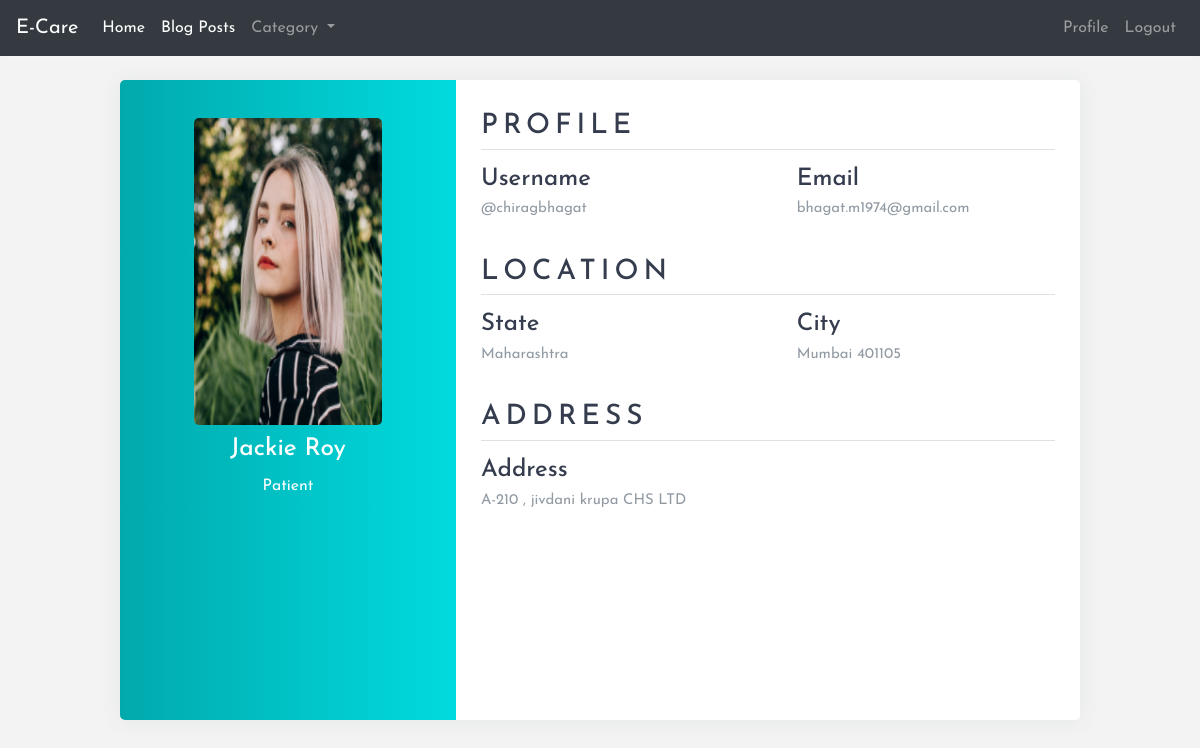
Screenshot of /profile/1 (signed in) with the database file from the repository.
### app/models.py (models this page shows, shortened)
class Patient(models.Model):
    image = models.ImageField(upload_to=filepath, null=True , blank=True)
    username = models.CharField(max_length=50)
    first_name = models.CharField(max_length=50)
    last_name = models.CharField(max_length=50)
    email = models.EmailField()
    DorP = models.CharField(max_length=2, default='1')
    line1 = models.TextField(max_length=500)
    state = models.CharField(max_length=500)
    city = models.CharField(max_length=500)
    pincode = models.PositiveBigIntegerField()
    password = models.CharField(max_length=500)
    cpassword = models.CharField(max_length=500)

### app/middlewares/auth.py (the view)
    def middleware(request ,*callback_args, **callback_kwargs):
        print("middleware",request.session.get('patient'))
        if not request.session.get('patient'):
            messages.error(request, 'Please login first')
            return redirect('loginPatient')
        response = get_response(request,*callback_args, **callback_kwargs)
        return response

### app/views.py (called while the page is built)
@auth_middleware
def profile(request,id):
    person = Patient.objects.filter(id=id).first()
    doctors = Patient.objects.filter(DorP='2')
    print(len(doctors)-3)
    ran = random.randint(0, len(doctors))
    return render(request, 'profile.html', {'ran':ran, 'doctors':doctors , 'person':person })

### app/templates/profile.html (shortened to what this page needs)
{% extends 'base.html' %}
{% load static %}
{% block cst %}
<link rel="stylesheet" href="{% static 'css/styles.css' %}">
{% endblock cst %}
{% block content %}
<div class="wrapper">
  <div class="left">
    <img src="{{ person.image.url }}" alt="user" width="100">
    <h4 style="font-size:153%;">{{person.first_name}} {{person.last_name}}</h4>
    <p>{% if person.DorP == '1' %} Patient {% else %} Doctor {% endif %}</p>
  </div>
  <div class="right">
    <div class="info">
      <h3>Profile</h3>
      <div class="info_data">
        <div class="data">
          <h4>Username</h4>
          <p>@{{person.username}}</p>
        </div>
        <div class="data">
          <h4>Email</h4>
          <p>{{person.email}}</p>
        </div>
      </div>
    </div>
    <div class="projects">
      <h3>Location</h3>
      <div class="projects_data">
        <div class="data">
          <h4>State</h4>
          <p>{{person.state}}</p>
        </div>
        <div class="data">
          <h4>City</h4>
          <p>{{person.city}} {{person.pincode}}</p>
        </div>
      </div>
    </div>
    <div class="info">
      <h3>Address</h3>
      <div class="info_data">
        <div class="data">
          <h4>Address</h4>
          <p>{{person.line1}}</p>
        </div>
        <div class="data">
        </div>
      </div>
    </div>
  </div>
</div>
{% endblock %}

### app/static/css/styles.css (style rules this page uses)
* { margin: 0; padding: 0; box-sizing: border-box; list-style: none; font-family: 'Josefin Sans', sans-serif; }
body { background-color: #f3f3f3; }
.wrapper { position: absolute; top: 50%; left: 50%; transform: translate(-50%,-50%); width: 80%; height:80%; display: flex; box-shadow: 0 1px 20px 0 rgba(69,90,100,.08); }
.wrapper .left { width: 35%; background: linear-gradient(to right,#01a9ac,#01dbdf); padding: 30px 25px; border-top-left-radius: 5px; border-bottom-left-radius: 5px; text-align: center; color: #fff; }
.wrapper .left img { min-width:66%; min-height:53%; border-radius: 5px; margin-top:8px; margin-bottom: 10px; }
.wrapper .left h4 { margin-bottom: 10px; }
.wrapper .left p { font-size: 99%; }
.wrapper .right { width: 65%; background: #fff; padding: 30px 25px; border-top-right-radius: 5px; border-bottom-right-radius: 5px; }
.wrapper .right .info, .wrapper .right .projects { margin-bottom: 25px; }
.wrapper .right .info h3, .wrapper .right .projects h3 { margin-bottom: 15px; padding-bottom: 5px; border-bottom: 1px solid #e0e0e0; color: #353c4e; text-transform: uppercase; letter-spacing: 5px; }
.wrapper .right .info_data, .wrapper .right .projects_data { display: flex; justify-content: space-between; }
.wrapper .right .info_data .data, .wrapper .right .projects_data .data { width: 45%; }
.wrapper .right .info_data .data h4, .wrapper .right .projects_data .data h4 { color: #353c4e; margin-bottom: 5px; }
.wrapper .right .info_data .data p, .wrapper .right .projects_data .data p { font-size: 93%; margin-bottom: 10px; color: #919aa3; }

### rows the page displays
Patient: image (picture), first_name "Jackie", last_name "Roy", username "chiragbhagat", email "bhagat.m1974@gmail.com", state "Maharashtra", city "Mumbai", pincode "401105", line1 "A-210 , jivdani krupa CHS LTD"
